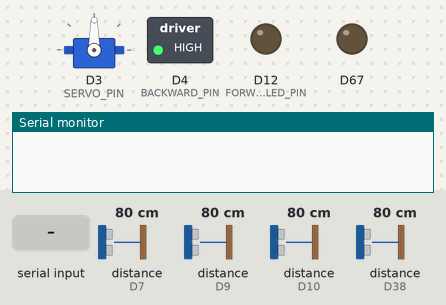
Recording of a sketch running on a simulated Arduino Due. Parts: servo, switched loads named in the sketch (green lamp = pin HIGH), output pins drawn as LEDs (lit = HIGH), the last lines printed to the serial monitor. The inputs (shaded band) are chosen by the test bench; at power-on: distance to the obstacle (sensors on D7, D9, D10, D38) 80 cm. The echo pulse lasts 58.3 µs per cm; pins used as bus, display or sensor lines are not drawn.

Above: at 1.2 s.
1.3 s: "1\n" received over the second serial link
At 1.7 s:
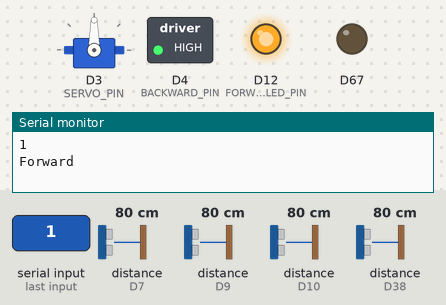
2.8 s: "0\n" received over the second serial link
At 3.7 s:
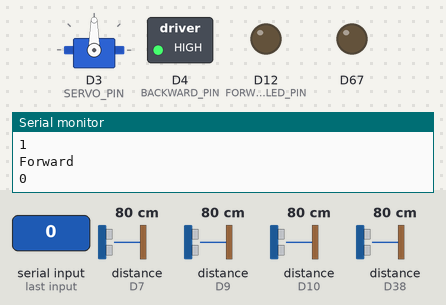
Timing chart, 0 to 5.8 s (numbered marks = the images above; inputs shaded):
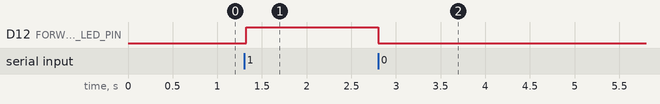

The sketch:

interweek.ino
```cpp
#include <Servo.h>
#define TIMEOUT_DURATION 2000 // Timeout duration in milliseconds

const int FRONT_TRIG_PIN = 11;
const int FRONT_ECHO_PIN = 10;
const int LEFT_TRIG_PIN = 8;
const int LEFT_ECHO_PIN = 9;
const int RIGHT_TRIG_PIN = 6;
const int RIGHT_ECHO_PIN = 7;
const int BACK_TRIG_PIN = 39;
const int BACK_ECHO_PIN = 38;

const int FORWARD_LED_PIN = 12;
// const int BACKWARD_LED_PIN = 30;
// const int LED_PIN = 12;

const int SERVO_PIN = 3;
// const int BUTTON_PIN = 13;
const int MOTOR_PIN = DAC1;
const int BACKWARD_PIN = 4;

const int ANGLE_MAX = 180;
const int ANGLE_MIN = 0;
const int ANGLE_FORWARD = 90;

const float CRITICAL = 4;
const float AVOIDING = 15;
const float MAX_RANGE = 400;

const int REFRESH_TIME = 50;
const int MOTOR_DELAY = 500;

const float SOUND_SPEED = 0.0343;
const float THROTTLE_RATIO = 1.6;

Servo servo;

int trig_pins[4] = {FRONT_TRIG_PIN, LEFT_TRIG_PIN, RIGHT_TRIG_PIN, BACK_TRIG_PIN};
int echo_pins[4] = {FRONT_ECHO_PIN, LEFT_ECHO_PIN, RIGHT_ECHO_PIN, BACK_ECHO_PIN};
char lib_pins[4][6] = {"Front", "Right", "Left", "Back"};

int trig_pin, echo_pin;
float duration, distance;
float distances[4];
int avoid;
int throttle = 0;
int max_throttle = 255;

char receivedChar;
unsigned long lastReceiveTime = 0;
bool disconnectedPrinted = false;

void setup() {
  pinMode(FORWARD_LED_PIN, OUTPUT);
  // pinMode(BACKWARD_LED_PIN, OUTPUT);
  pinMode(BACKWARD_PIN, OUTPUT);
  digitalWrite(BACKWARD_PIN, HIGH); // to go forward, backward pin need to set high
  // pinMode(BUTTON_PIN, INPUT);
  for (int i=0; i<4; i++) {
    pinMode(trig_pins[i], OUTPUT);
    pinMode(echo_pins[i], INPUT);
  }
  servo.attach(SERVO_PIN);

  Serial.begin(9600);
  Serial1.begin(9600);
}

void loop() {
  if (Serial1.available()) {
    // Update last receive time
    // lastReceiveTime = millis();
    // Reset the disconnection flag
    // disconnectedPrinted = false;

    receivedChar = Serial1.read();
    Serial.println(receivedChar);
    if(receivedChar == '1') {

      set_measures();
      if (is_in_danger()) {
        Serial.println("Danger");
        go_backward();
      } else {
        Serial.println("Forward");
        go_forward();
      }
    } else if (receivedChar == '0') {
      turn_off_backward_motor();
      go_straight();
    }
    delay(REFRESH_TIME);

  } /*else {
    // Check for timeout
    if (millis() - lastReceiveTime > TIMEOUT_DURATION && !disconnectedPrinted) {
      Serial.println("Bluethoot Disconnected");
      disconnectedPrinted = true;
    }
  }*/
  serial_flush();
}

void set_measures() { // Update distances detect by sensors
  for (int i=0; i<4; i++) {

    trig_pin = trig_pins[i];
    echo_pin = echo_pins[i];

    digitalWrite(trig_pin, LOW);
    delayMicroseconds(2);
    digitalWrite(trig_pin, HIGH);
    delayMicroseconds(10);
    digitalWrite(trig_pin, LOW);

    duration = pulseIn(echo_pin, HIGH);
    if (duration > 0){
      distance = cos(PI/6) * (duration * SOUND_SPEED) / 2;
      distances[i] = distance;
    } else {
      distances[i] = MAX_RANGE;
    }
    set_max_speed();
  }
}

void go_right() { // Guide the wheel on the right direction
  servo.write(ANGLE_MIN);
}

void go_left() { // Guide the wheel on the left direction
  servo.write(ANGLE_MAX);
}

void go_straight() { // Guide the wheel on straight
	servo.write(ANGLE_FORWARD);
}

bool is_in_danger() { // If there is a obstacle near
  if (distances[0] < CRITICAL or distances[1] < CRITICAL or distances[2] < CRITICAL) {
  	return true;
  }
  return false;
}

int need_avoiding() { // Return the index of the direction needed (0: straight, 1: left, 2: right)
  float front_distance = distances[0];
  float left_distance = distances[1];
  float right_distance = distances[2];

  if ((left_distance < AVOIDING and right_distance < AVOIDING) or front_distance < AVOIDING) {
    if (left_distance < right_distance) {
      return 1;
    } else {
      return 2;
    }
  }
  if (left_distance < AVOIDING) {
    return 1;
  }
  if (right_distance < AVOIDING) {
  	return 2;
  }
  return 0;
}

void go_backward() { // Start the reverse launch  of the car
  turn_off_motor();
  go_straight();
  turn_on_backward_motor();
  while (need_avoiding() and is_button_active() and distances[4] >= CRITICAL) {
    if (Serial1.available()){
      receivedChar = Serial1.read();
      if (receivedChar == '\n') {
        receivedChar = '1';
      }
      set_measures();
      delay(REFRESH_TIME);
      serial_flush();
    }
  }
  turn_off_backward_motor();
}

void go_forward() { // start the forward travel of the car
  turn_on_motor();
  set_measures();
  avoid = need_avoiding();

  if(avoid == 1){
    go_right();
  } else if(avoid == 2) {
    go_left();
  } else if (avoid == 0) {
    go_straight();
  }
}

void turn_on_motor() { // start the motor
  digitalWrite(FORWARD_LED_PIN, HIGH);

  while (throttle < max_throttle) {
  	ramping_throttle();
  }
}

void turn_off_motor() { // stop the motor
  digitalWrite(FORWARD_LED_PIN, LOW);

  throttle = 0;
  analogWrite(MOTOR_PIN,0);
  delay(MOTOR_DELAY);
}

void turn_on_backward_motor() { // start the motor in reverse
  // digitalWrite(BACKWARD_LED_PIN, HIGH);

  turn_off_motor();
  digitalWrite(BACKWARD_PIN,LOW);
  delay(MOTOR_DELAY);
  turn_on_motor();
}

void turn_off_backward_motor() { // stop the motor in reverse
  // digitalWrite(BACKWARD_LED_PIN, LOW);

  turn_off_motor();
  digitalWrite(BACKWARD_PIN, HIGH);
  delay(MOTOR_DELAY);
}

void ramping_throttle() { // increment the throttle
  throttle += 5;
  if (throttle > max_throttle) {
    throttle = max_throttle;
  }
  analogWrite(MOTOR_PIN,throttle);
  delay(1);
  // Serial.println(throttle);
}

bool is_button_active() { // Vrai lorsque le signal est activé
  return receivedChar == '1';
}

void serial_flush() {
  while (Serial1.available() > 0) {
    char t = Serial1.read();
  }
}

void set_max_speed(){
  if (distances[0] < distances[1] and distances[0] < distances[2]){
    max_throttle = int(distances[0]/THROTTLE_RATIO);
  } else if (distances[1] < distances[0] and distances[1] < distances[2]){
    max_throttle = int(distances[1]/THROTTLE_RATIO);
  } else if (distances[2] < distances[0] and distances[2] < distances[1]){
    max_throttle = int(distances[2]/THROTTLE_RATIO);
  }
}
```

Measured:
- after the input at 1.3 s, D12 (FORWARD_LED_PIN): LOW → HIGH at once
- after the input at 2.8 s, D12 (FORWARD_LED_PIN): HIGH → LOW at once
